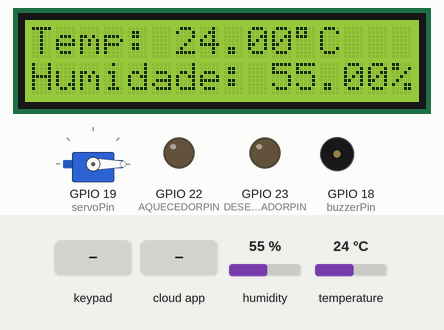
This sketch was run on a simulated ESP32. Shown: servo, 16×2 character LCD, output pins drawn as LEDs (lit = HIGH), buzzer (waves = sounding, pin HIGH). Inputs (shaded band) come from the test bench; at power-on: temperature 24 °C, humidity 55 %. WiFi joins after 1.5 s; servers stay silent unless stated; the Firebase database answers and starts empty; what the sketch prints to the serial monitor is not drawn.

Above: at 6.3 s.
6.4 s: temperature set to 3 °C
At 8.9 s:
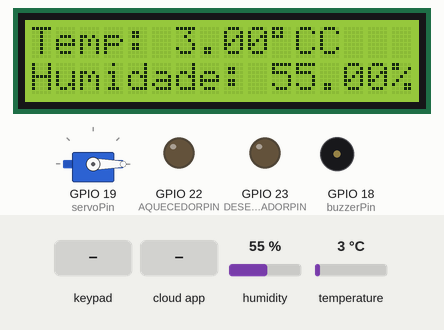
9.2 s: keypad keys 0 0 0 0 pressed 0.476 s apart
At 16.1 s:
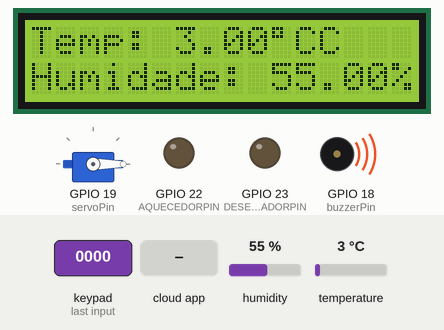
17.8 s: humidity set to 69 %
At 20.2 s:
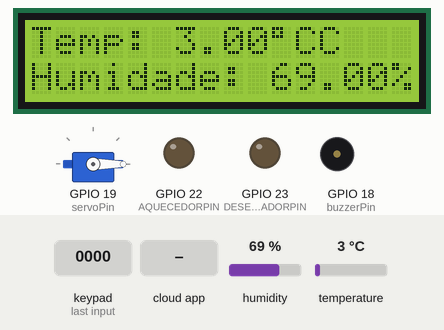
20.7 s: humidity set to 72 %
At 22.4 s:
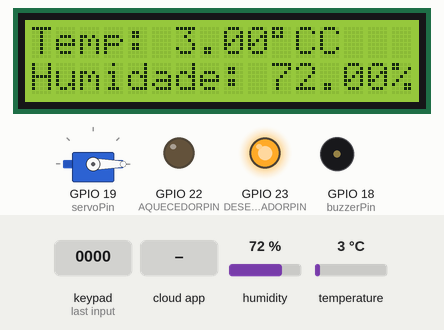
23.6 s: key '*' pressed
At 24.2 s:
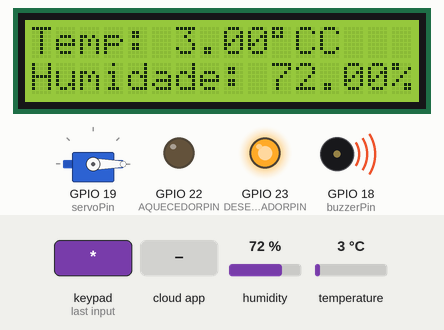
25.7 s: the phone or cloud app sets aquecedor to 1
At 27.6 s:
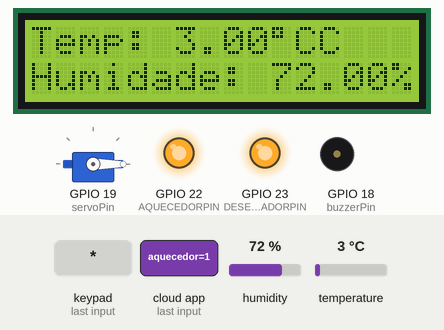
Timing chart, 0 to 28.8 s (numbered marks = the images above; inputs shaded):
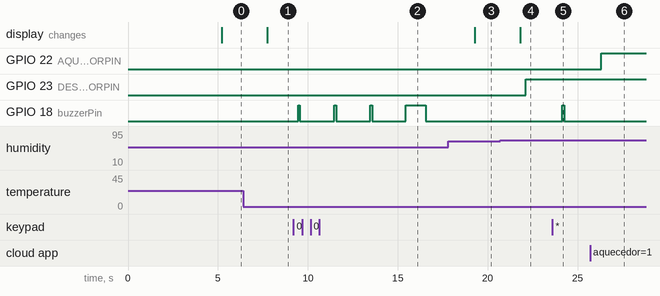

The sketch:

SmartBathroom.ino
```cpp
/**********************************************************************
  Filename    : Combination Lock
  Description : Make a simple combination lock.
  Auther      : www.freenove.com
  Modification: 2020/07/11
**********************************************************************/
#include <Keypad.h>
#include <ESP32Servo.h>
#include "DHT.h"
#include <LiquidCrystal_I2C.h>
#include <Wire.h>
#include <Arduino.h>
#include <WiFi.h>
#include <Firebase_ESP_Client.h>
//Provide the token generation process info.
#include "addons/TokenHelper.h"
//Provide the RTDB payload printing info and other helper functions.
#include "addons/RTDBHelper.h"

// Insert your network credentials
#define WIFI_SSID "xxx"
#define WIFI_PASSWORD "xxx"

// Insert Firebase project API Key
#define API_KEY "AIzaSyAngjAnqhIPt4nLpfeyu4xVnEwO9DVmmUE"

// Insert RTDB URLefine the RTDB URL */
#define DATABASE_URL "https://esp32-smartbathroom-default-rtdb.europe-west1.firebasedatabase.app/"

#define DHTPIN 4
#define DHTTYPE DHT11

//lcd
#define SDA 15                    //Define SDA pins
#define SCL 13                    //Define SCL pins

//desembacador
#define DESEMBACADORPIN 23
#define AQUECEDORPIN 22

LiquidCrystal_I2C lcd(0x27,16,2);
DHT dht(DHTPIN, DHTTYPE);

const byte ROWS = 4; //four rows
const byte COLS = 3; //three columns

// define the symbols on the buttons of the keypad
char keys[ROWS][COLS] = {
  {'1','2','3'},
  {'4','5','6'},
  {'7','8','9'},
  {'*','0','#'}
};

byte rowPins[ROWS] = {14, 32, 33, 26}; //connect to the row pinouts of the keypad
byte colPins[COLS] = {27, 12, 25}; //connect to the column pinouts of the keypad

// initialize an instance of class NewKeypad
Keypad myKeypad = Keypad(makeKeymap(keys), rowPins, colPins, ROWS, COLS);

Servo  myservo;     // Create servo object to control a servo
int servoPin = 19;  // Define the servo pin
int buzzerPin = 18; // Define the buzzer pin

char passWord[] = {"1234"}; // Save the correct password


//Define Firebase Data object
FirebaseData fbdo;

FirebaseAuth auth;
FirebaseConfig config;
bool signupOK = false;

void setup() {
  myservo.setPeriodHertz(50);           // standard 50 hz servo
  myservo.attach(servoPin, 500, 2500);  // attaches the servo on servoPin to the servo object
                                        // set the high level time range of the servo motor for an accurate 0 to 180 sweep
  myservo.write(0);                     // Set the starting position of the servo motor
  pinMode(buzzerPin, OUTPUT);
  Serial.begin(9600);
  Wire.begin(SDA, SCL);           // attach the IIC pin
  if (!i2CAddrTest(0x27)) {
    lcd = LiquidCrystal_I2C(0x3F, 16, 2);
  }
  lcd.init();                     // LCD driver initialization
  lcd.backlight();                // Open the backlight
  dht.begin();
  pinMode(DESEMBACADORPIN, OUTPUT);
  pinMode(AQUECEDORPIN, OUTPUT);

  WiFi.begin(WIFI_SSID, WIFI_PASSWORD);
  Serial.print("Connecting to Wi-Fi");
  while (WiFi.status() != WL_CONNECTED){
    Serial.print(".");
    delay(300);
  }
  Serial.println();
  Serial.print("Connected with IP: ");
  Serial.println(WiFi.localIP());
  Serial.println();
  /* Assign the api key (required) */
  config.api_key = API_KEY;

  /* Assign the RTDB URL (required) */
  config.database_url = DATABASE_URL;

  /* Sign up */
  if (Firebase.signUp(&config, &auth, "", "")){
    Serial.println("ok");
    signupOK = true;
  }
  else{
    Serial.printf("%s\n", config.signer.signupError.message.c_str());
  }

  /* Assign the callback function for the long running token generation task */
  config.token_status_callback = tokenStatusCallback; //see addons/TokenHelper.h

  Firebase.begin(&config, &auth);
  Firebase.reconnectWiFi(true);

  //firebase
  setWc();

}

void loop() {

  float h = dht.readHumidity();
  // Read temperature as Celsius (the default)
  float t = dht.readTemperature();

  lcd.setCursor(0,0);             // Move the cursor to row 0, column 0
  lcd.print("Temp: ");
  lcd.print(t);
  lcd.write(223);
  lcd.print("C");
  lcd.setCursor(0,1);             // Move the cursor to row 0, column 0
  lcd.print("Humidade: ");
  lcd.print(h);
  lcd.print("%");

  Firebase.RTDB.setFloat(&fbdo, "wc1/temp", t);
  Firebase.RTDB.setFloat(&fbdo, "wc1/humidade", h);

  if(h > 70){
    digitalWrite(DESEMBACADORPIN, HIGH);
    Firebase.RTDB.setBool(&fbdo, "wc1/desembacador", true);
  }
  else{
    digitalWrite(DESEMBACADORPIN, LOW);
    Firebase.RTDB.setBool(&fbdo, "wc1/desembacador", false);
  }

  static char keyIn[4];     // Save the input character
  static byte keyInNum = 0; // Save the the number of input characters
  char keyPressed = myKeypad.getKey();  // Get the character input
  //Serial.println(keyPressed);
  // Handle the input characters
  if (keyPressed) {
    // Make a prompt tone each time press the key
    Serial.println(keyPressed);
    digitalWrite(buzzerPin, HIGH);
    delay(100);
    digitalWrite(buzzerPin, LOW);
    // Save the input characters
    keyIn[keyInNum++] = keyPressed;
    // Judge the correctness after input
    if (keyInNum == 4) {
      bool isRight = true;            // Save password is correct or not
      for (int i = 0; i < 4; i++) {   // Judge each character of the password is correct or not
        if (keyIn[i] != passWord[i])
          isRight = false;            // Mark wrong passageword if there is any wrong character.
      }
      if (isRight) {                  // If the input password is right
        myservo.write(90);           // Open the switch
        Firebase.RTDB.setBool(&fbdo, "wc1/locked", false);
        delay(5000);                  // Delay a period of time
        myservo.write(0);            // Close the switch
        Firebase.RTDB.setBool(&fbdo, "wc1/locked", true);
        Serial.println("passWord right!");
      }
      else {                          // If the input password is wrong
        digitalWrite(buzzerPin, HIGH);// Make a wrong password prompt tone
        delay(1000);
        digitalWrite(buzzerPin, LOW);
        Serial.println("passWord error!");
      }
      keyInNum = 0; // Reset the number of the input characters to 0
    }
  }


  //aquecedor casa de banho
  Firebase.RTDB.getBool(&fbdo, "/wc1/aquecedor");
  bool aquecedor = fbdo.boolData();
  if(aquecedor){
    digitalWrite(AQUECEDORPIN, HIGH);
  }
  else{
    digitalWrite(AQUECEDORPIN, LOW);
  }

}

bool i2CAddrTest(uint8_t addr) {
  Wire.begin();
  Wire.beginTransmission(addr);
  if (Wire.endTransmission() == 0) {
    return true;
  }
  return false;
}

void setWc(){
  Firebase.RTDB.setBool(&fbdo, "wc1/locked", true);
  Firebase.RTDB.setString(&fbdo, "wc1/code", "1234");
  Firebase.RTDB.setBool(&fbdo, "wc1/desembacador", false);
  Firebase.RTDB.setBool(&fbdo, "wc1/aquecedor", false);
  Firebase.RTDB.setFloat(&fbdo, "wc1/temp", 0.0);
  Firebase.RTDB.setFloat(&fbdo, "wc1/humidade", 0.0);

  Firebase.RTDB.setBool(&fbdo, "wc2/locked", true);
  Firebase.RTDB.setString(&fbdo, "wc2/code", "0000");
  Firebase.RTDB.setBool(&fbdo, "wc2/desembacador", false);
  Firebase.RTDB.setBool(&fbdo, "wc2/aquecedor", false);
  Firebase.RTDB.setFloat(&fbdo, "wc2/temp", 0.0);
  Firebase.RTDB.setFloat(&fbdo, "wc2/humidade", 0.0);

  Firebase.RTDB.setBool(&fbdo, "wc3/locked", true);
  Firebase.RTDB.setString(&fbdo, "wc3/code", "0000");
  Firebase.RTDB.setBool(&fbdo, "wc3/desembacador", false);
  Firebase.RTDB.setBool(&fbdo, "wc3/aquecedor", false);
  Firebase.RTDB.setFloat(&fbdo, "wc3/temp", 0.0);
  Firebase.RTDB.setFloat(&fbdo, "wc3/humidade", 0.0);

  Firebase.RTDB.setBool(&fbdo, "wc4/locked", true);
  Firebase.RTDB.setString(&fbdo, "wc4/code", "0000");
  Firebase.RTDB.setBool(&fbdo, "wc4/desembacador", false);
  Firebase.RTDB.setBool(&fbdo, "wc4/aquecedor", false);
  Firebase.RTDB.setFloat(&fbdo, "wc4/temp", 0.0);
  Firebase.RTDB.setFloat(&fbdo, "wc4/humidade", 0.0);
}
```

Measured:
- the behaviour switches between 70 and 71 % on humidity (found by bisection; images 3 and 4)
- after the input at 6.4 s, the display: changes after 1.4 s (image 1)
- after the input at 9.2 s, GPIO 18 (buzzerPin): goes 3 × (HIGH 0.10 s, LOW 1.9 s), HIGH 1.1 s, then LOW, starting after 0.26 s
- after the input at 17.8 s, the display: changes after 1.5 s (image 3)
- after the input at 20.7 s, GPIO 23 (DESEMBACADORPIN): LOW → HIGH after 1.4 s; the display: changes after 1.1 s (image 4)
- after the input at 23.6 s, GPIO 18 (buzzerPin): LOW → HIGH after 0.55 s, → LOW 0.10 s later
- after the input at 25.7 s, GPIO 22 (AQUECEDORPIN): LOW → HIGH after 0.61 s
